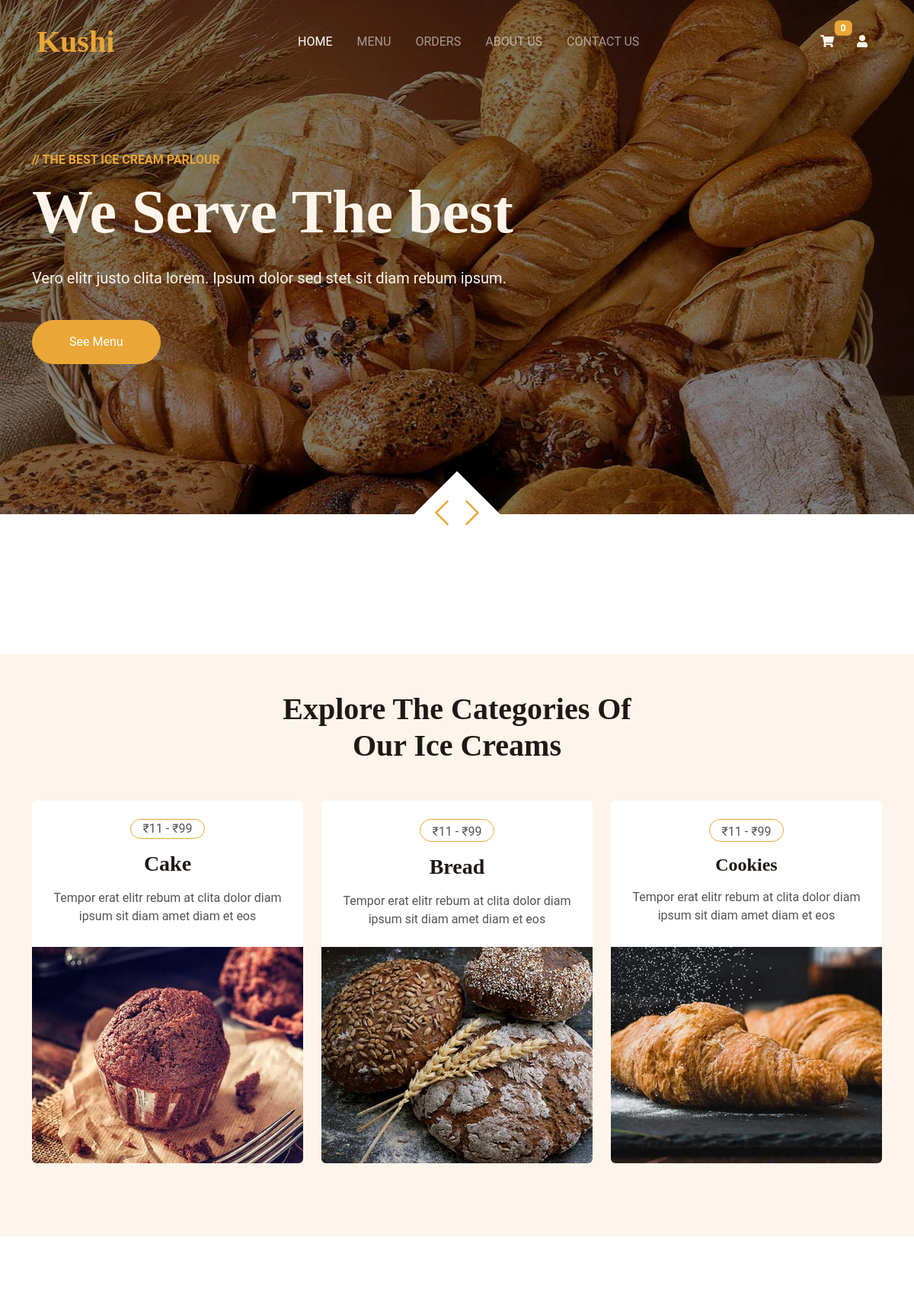
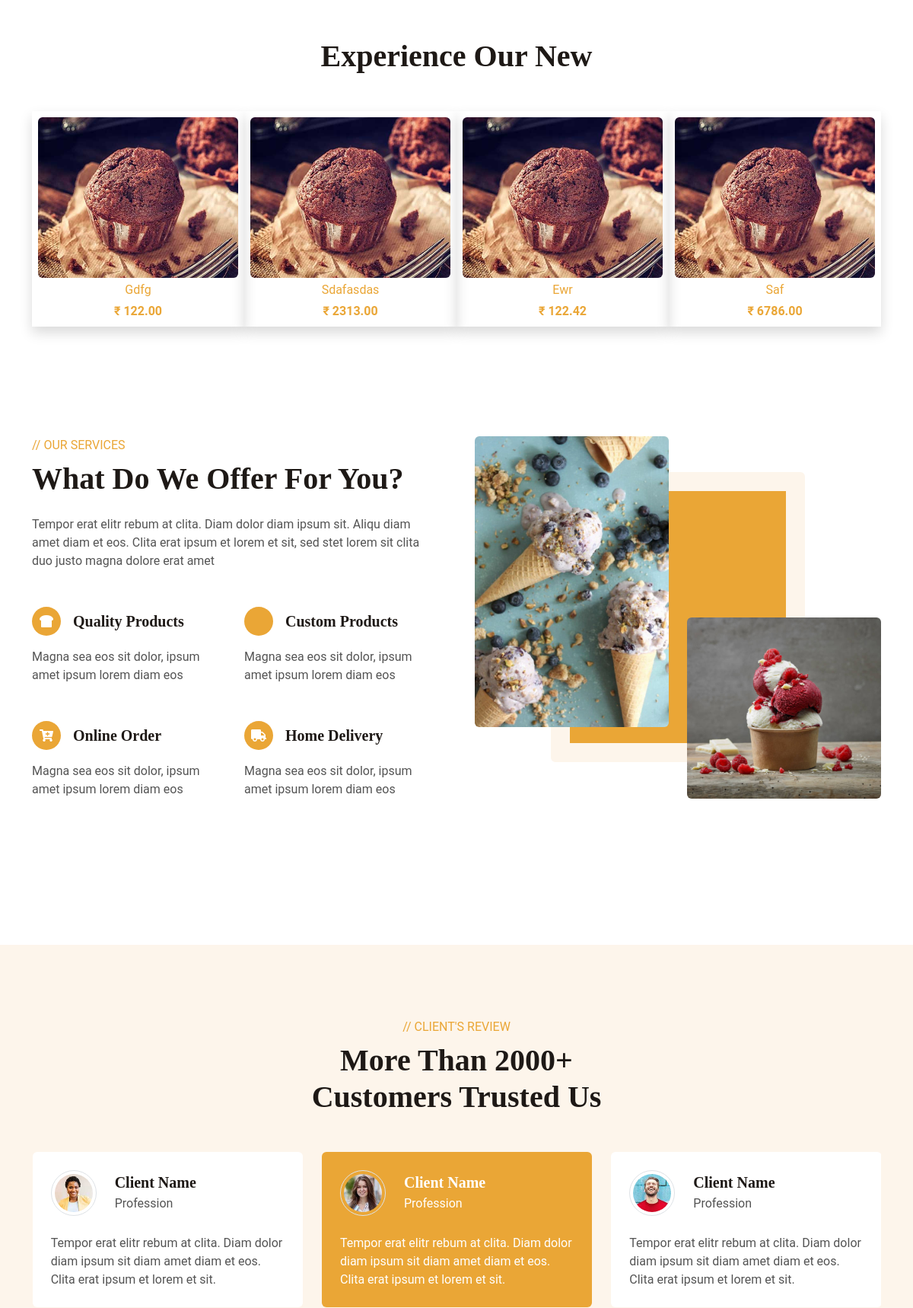
The page / (upper part) on the database its author committed (2 pictures, top to bottom).
### tables this page shows
CREATE TABLE `products` (
  `id` int(100) NOT NULL,
  `name` varchar(100) NOT NULL,
  `category` varchar(100) NOT NULL,
  `price` decimal(10,2) NOT NULL,
  `image` varchar(100) NOT NULL
);

### index.php (the view, shortened to what this page needs)
<?php include('./includes/header.php'); ?>
<div class="container-fluid p-0 pb-5 wow fadeIn" data-wow-delay="0.1s">
    <div class="owl-carousel header-carousel position-relative">
        <div class="owl-carousel-item position-relative">
            <img class="img-fluid" src="img/carousel-1.jpg" alt="">
            <div class="owl-carousel-inner">
                <div class="container">
                    <div class="row justify-content-start">
                        <div class="col-lg-8">
                            <p class="text-primary text-uppercase fw-bold mb-2">// The Best Ice Cream Parlour</p>
                            <h1 class="display-1 text-light mb-4 animated slideInDown">We Serve The best</h1>
                            <p class="text-light fs-5 mb-4 pb-3">Vero elitr justo clita lorem. Ipsum dolor sed stet sit
                                diam rebum ipsum.</p>
                            <a href="" class="btn btn-primary rounded-pill py-3 px-5">See Menu</a>
                        </div>
                    </div>
                </div>
            </div>
        </div>
    </div>
</div>
<div class="container-xxl bg-light my-6 py-6 pt-0">
    <div class="container">
        <div class="text-center mx-auto mb-5 wow fadeInUp" data-wow-delay="0.1s" style="max-width: 500px;">
            <h1 class="display-6 mb-4 pt-5">Explore The Categories Of Our Ice Creams</h1>
        </div>
        <div class="row g-4">
            <div class="col-lg-4 col-md-6 wow fadeInUp" data-wow-delay="0.1s">
                <div class="product-item d-flex flex-column bg-white rounded overflow-hidden h-100">
                    <div class="text-center p-4">
                        <div class="d-inline-block border border-primary rounded-pill px-3 mb-3">₹11 - ₹99</div>
                        <h3 class="mb-3">Cake</h3>
                        <span>Tempor erat elitr rebum at clita dolor diam ipsum sit diam amet diam et eos</span>
                    </div>
                    <div class="position-relative mt-auto">
                        <img class="img-fluid" src="img/product-1.jpg" alt="">
                    </div>
                </div>
            </div>
            <div class="col-lg-4 col-md-6 wow fadeInUp" data-wow-delay="0.3s">
                <div class="product-item d-flex flex-column bg-white rounded overflow-hidden h-100">
                    <div class="text-center p-4">
                        <div class="d-inline-block border border-primary rounded-pill pt-1 px-3 mb-3">₹11 - ₹99</div>
                        <h3 class="mb-3">Bread</h3>
                        <span>Tempor erat elitr rebum at clita dolor diam ipsum sit diam amet diam et eos</span>
                    </div>
                    <div class="position-relative mt-auto">
                        <img class="img-fluid" src="img/product-2.jpg" alt="">
                    </div>
                </div>
            </div>
            <div class="col-lg-4 col-md-6 wow fadeInUp" data-wow-delay="0.5s">
                <div class="product-item d-flex flex-column bg-white rounded overflow-hidden h-100">
                    <div class="text-center p-4">
                        <div class="d-inline-block border border-primary rounded-pill pt-1 px-3 mb-3">₹11 - ₹99</div>
                        <h4 class="mb-3">Cookies</h4>
                        <span>Tempor erat elitr rebum at clita dolor diam ipsum sit diam amet diam et eos</span>
                    </div>
                    <div class="position-relative mt-auto">
                        <img class="img-fluid" src="img/product-3.jpg" alt="">
                    </div>
                </div>
            </div>
        </div>
    </div>
</div>
<section id="collection" class="py-5">
    <div class=" container wow fadeInUp" data-wow-delay="0.1s">
        <div class=" title text-center">
            <h1 class="position-relative d-inline-block">Experience Our New</h1>
        </div>
        <div class="row g-0 wow fadeInUp" data-wow-delay="0.1s">
            <div class="collection-list mt-4 row gx-0 gy-3">
                <?php
                $select_products = $conn->prepare("SELECT * FROM `products` ORDER BY `id` DESC LIMIT 4");
                $select_products->execute();
                if ($select_products->rowCount() > 0) {
                    while ($fetch_products = $select_products->fetch(PDO::FETCH_ASSOC)) {
                        ?>
                        <div class="col-md-6 col-lg-4 col-xl-3 p-2 shadow ">
                            <a href="./menu.php">
                                <div class="collection-img position-relative wow fadeInUp" data-wow-delay="0.05s">
                                    <img src="uploaded_img/<?= $fetch_products['image']; ?>"
                                        class="position-relative w-100 h-100 rounded-3">
                                </div>
                                <div class="text-center">
                                    <p class="text-capitalize my-1">
                                        <?= $fetch_products['name']; ?>
                                    </p>
                                    <span class="fw-bold">₹
                                        <?= $fetch_products['price']; ?>
                                    </span>
                                </div>
                            </a>
                        </div>
                        <?php
                    }
                } else {
                    echo '<h3 class="empty">no products added yet!</h3>';
                }
                ?>
            </div>
        </div>
    </div>
</section>
<?php include('./includes/service.php'); ?>
<?php include('./includes/testimonial.php'); ?>
<?php include('./includes/footer.php'); ?>

### assets/css/style.css (style rules this page uses)
:root { --primary: #EAA636; --secondary: #545454; --light: #FDF5EB; --dark: #1E1916; }
h4, h5, h6, .h4, .h5, .h6 { font-weight: 600 !important; }
.py-6 { padding-top: 6rem; padding-bottom: 6rem; }
.my-6 { margin-top: 6rem; margin-bottom: 6rem; }
.btn { font-weight: 500; transition: .5s; }
.btn.btn-primary { color: #FFFFFF; }
.header-carousel .owl-carousel-inner { position: absolute; width: 100%; height: 100%; top: 0; left: 0; display: flex; align-items: center; background: rgba(0, 0, 0, .5); }
.product-item { transition: .5s; }

### rows shown on the page
products: image (picture), name "Gdfg", price "122.00"
products: image (picture), name "Sdafasdas", price "2313.00"
products: image (picture), name "Ewr", price "122.42"
products: image (picture), name "Saf", price "6786.00"

### other values the page prints
$total_cart_items "0"
